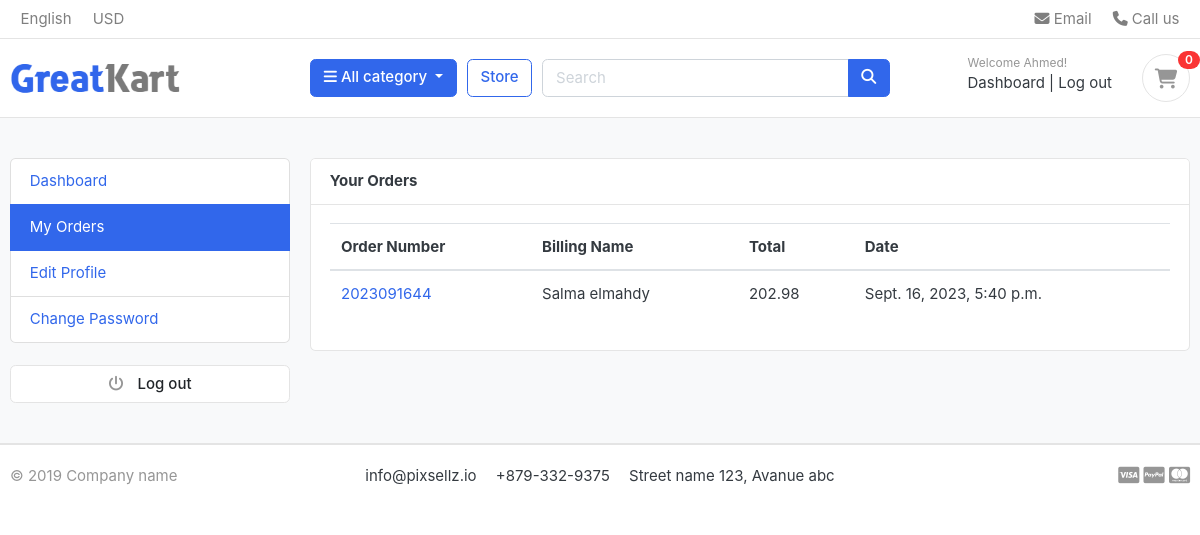
Screenshot of /account/my_orders/ (signed in) with the database file from the repository.
### accounts/models.py (models this page shows, shortened)
class Account(AbstractBaseUser):
    first_name=models.CharField(max_length=50)
    last_name=models.CharField(max_length=50)
    username=models.CharField(max_length=50, unique=True)
    email=models.EmailField(max_length=100,unique=True)
    phone_number=models.CharField(max_length=50)
    date_joined= models.DateTimeField(auto_now_add=True)
    last_login= models.DateTimeField(auto_now_add=True)
    is_admin=models.BooleanField(default=False)
    is_staff=models.BooleanField(default=False)
    is_active=models.BooleanField(default=False)
    is_superadmin=models.BooleanField(default=False)
    USERNAME_FIELD='email'
    REQUIRED_FIELDS=['username','first_name','last_name']
    objects=MyAccountManager()

### order/models.py (models this page shows, shortened)
class Order(models.Model):
    STATUS=(
        ('New','New'),
        ('Accept','Accept'),
        ('Completed','Completed'),
        ('Cancelled','Cancelled')
    )
    user =models.ForeignKey(Account,on_delete=models.SET_NULL,null=True)
    payment=models.ForeignKey(Payment,on_delete=models.SET_NULL,blank=True,null=True)
    order_number=models.CharField(max_length=20)
    first_name=models.CharField(max_length=50)
    last_name=models.CharField(max_length=50)
    phone=models.CharField(max_length=15)
    email=models.EmailField(max_length=50)
    address_line_1=models.CharField(max_length=50)
    address_line_2=models.CharField(max_length=50,blank=True)
    counter=models.CharField(max_length=50)
    state=models.CharField(max_length=50)
    city=models.CharField(max_length=50)
    order_note=models.CharField(max_length=50)
    order_total=models.FloatField()
    tax=models.FloatField()
    status=models.CharField(max_length=10,choices=STATUS,default='New')
    ip=models.CharField(max_length=20,blank=True)
    is_ordered=models.BooleanField(default=False)
    created_at=models.DateTimeField(auto_now_add=True)
    updated_at=models.DateTimeField(auto_now=True)
    def full_name(self):
        return f'{self.first_name} {self.last_name}'

### accounts/views.py (the view)
# urls.py: path('my_orders/',views.my_orders,name='my_orders'),
@login_required(login_url="login")
def my_orders(request):
    orders=Order.objects.filter(user=request.user,is_ordered=True).order_by('-created_at')
    context={
        'orders':orders
    }
    return render(request,'accounts/my_order.html',context)

### cart/context_processors.py (called while the page is built)
def counter(request):
    cart_count=0
    if 'admin' in request.path:
        return {}
    else:
        try:
            cart=Cart.objects.filter(cart_id=_cart_id(request))
            if request.user.is_authenticated:
                cart_items=Cart_Item.objects.filter(user=request.user)
            else:
                cart_items=Cart_Item.objects.all().filter(cart=cart[:1])
            for cart_item in cart_items:
                cart_count+=cart_item.quantity
        except Cart.DoesNotExist:
            cart_count=0
        return dict(cart_count=cart_count)

### cart/views.py (called while the page is built)
def _cart_id(request):
    cart=request.session.session_key
    if not cart:
        cart=request.session.create()
    return cart

### category/context_processors.py (called while the page is built)
def menu_links(request):
    links=Category.objects.all()
    return dict(links=links)

### category/models.py (called while the page is built)
    def get_url(self):
        return reverse('products_by_category',args=[self.slug])

### templates/accounts/my_order.html (shortened to what this page needs)
{% extends 'base.html' %}
{% block content %}
<section class="section-conten padding-y bg">
    <div class="container">
        <div class="row">
        {% include "includes/dashboard_sidebar.html" %}
        <main class="col-md-9">
            <article class="card">
            <header class="card-header">
                <strong class="d-inline-block mr-3">Your Orders </strong>
            </header>
            <div class="card-body">
                <table class="table table-hover">
                    <thead>
                      <tr>
                        <th scope="col">Order Number</th>
                        <th scope="col">Billing Name</th>
                        <th scope="col">Total</th>
                        <th scope="col">Date</th>
                      </tr>
                    </thead>
                    <tbody>
                      {% for order in orders %}
                      <tr>
                        <td><a href="{% url "order_detail" order.order_number %}">{{order.order_number}}</a></td>
                        <td>{{order.full_name}}</td>
                        <td>{{order.order_total}}</td>
                        <td>{{order.created_at}}</td>
                      </tr>
                      {% endfor %}
                    </tbody>
                  </table>
            </div>
            </article>
        </main>
    </div>
    </div>
    </section>
{% endblock content %}

### templates/includes/navbar.html (shortened to what this page needs)
{% load static%}
<header class="section-header">
    <nav class="navbar p-md-0 navbar-expand-sm navbar-light border-bottom">
    <div class="container">
      <div class="collapse navbar-collapse" id="navbarTop4">
        <ul class="navbar-nav mr-auto">
            <li class="nav-item dropdown">
                 <a href="#" class="nav-link">   English </a>
            </li>
            <li class="nav-item dropdown">
                <a href="#" class="nav-link"> USD </a>
            </li>
        </ul>
        <ul class="navbar-nav">
            <li><a href="#" class="nav-link"> <i class="fa fa-envelope"></i> Email </a></li>
            <li><a href="#" class="nav-link"> <i class="fa fa-phone"></i> Call us </a></li>
        </ul>
      </div>
    </div>
    </nav>
    <section class="header-main border-bottom">
        <div class="container">
    <div class="row align-items-center">
        <div class="col-lg-3 col-md-3 col-6">
            <a href="{% url 'home' %}" class="brand-wrap">
                <img class="logo" src="{% static './images/logo.png'%}">
            </a>
        </div>
        <div class="col-lg col-sm col-md col-6 flex-grow-0">
            <div class="category-wrap dropdown d-inline-block float-right">
                <button type="button" class="btn btn-primary dropdown-toggle" data-toggle="dropdown">
                    <i class="fa fa-bars"></i> All category
                </button>
            </div>
        </div>
        <a href="{% url 'store' %}" class="btn btn-outline-primary">Store</a>
        <div class="col-lg  col-md-6 col-sm-12 col">
            <form action="{% url 'search' %}" class="search"  method='GET'>
                <div class="input-group w-100">
                    <input type="text" class="form-control" style="width:60%;" placeholder="Search" name="keyword">
                    <div class="input-group-append">
                      <button class="btn btn-primary" type="submit">
                        <i class="fa fa-search"></i>
                      </button>
                    </div>
                </div>
            </form>
        </div>
        <div class="col-lg-3 col-sm-6 col-8 order-2 order-lg-3">
                    <div class="d-flex justify-content-end mb-3 mb-lg-0">
                        {% if  user.is_authenticated  %}
                            <div class="widget-header">
                                <small class="title text-muted">Welcome {{user.first_name}}!</small>
                                <div>
                                    <a href="{% url 'dashboard' %}">Dashboard</a> <span class="dark-transp"> | </span>
                                    <a href="{% url 'logout' %}">Log out</a>
                                </div>
                            </div>
                        {% endif %}
                        <a href="{% url 'cart' %}" class="widget-header pl-3 ml-3">
                            <div class="icon icon-sm rounded-circle border"><i class="fa fa-shopping-cart"></i></div>
                            <span class="badge badge-pill badge-danger notify">{{cart_count}}</span>
                        </a>
                    </div>
                </div>
    </div>
        </div>
    </section>
    </header>

### static/css/ui.css (style rules this page uses)
html { font-family: "Inter", sans-serif; font-size: 15px; }
.icon-xs, .icon-sm, .icon-md, .icon-lg { display: inline-block; text-align: center; flex-shrink: 0; flex-grow: 0; }
.icon-sm { width: 48px; height: 48px; line-height: 48px !important; font-size: 20px; }
.padding-y { padding-top: 40px; padding-bottom: 40px; }
article:after, .form-group:after { display: block; clear: both; content: ""; }
.bg { background-color: #f8f9fa; }
.header-main { position: relative; padding-top: 1rem; padding-bottom: 1rem; }
.brand-wrap .logo, .navbar-brand .logo { margin-right: 7px; max-height: 42px; display: inline-block; }
.widget-header { display: inline-block; vertical-align: middle; position: relative; }
.widget-header a { color: #343a40; }
.widget-header i { color: #969696; }
.widget-header .title { display: block; }
.widget-header .notify { position: absolute; top: -3px; right: -10px; }
.notify { position: absolute; top: -4px; right: -10px; display: inline-block; padding: 0.25em 0.6em; font-size: 12px; line-height: 1; text-align: center; border-radius: 3rem; color: #fff; background-color: #fa3434; }

### rows the page displays
Account: first_name "Ahmed"
Order: order_number "2023091644", full_name "Salma elmahdy", order_total "202.98", created_at "Sept. 16, 2023, 5:40 p.m."

### other values shown
{{ cart_count }} "0"
